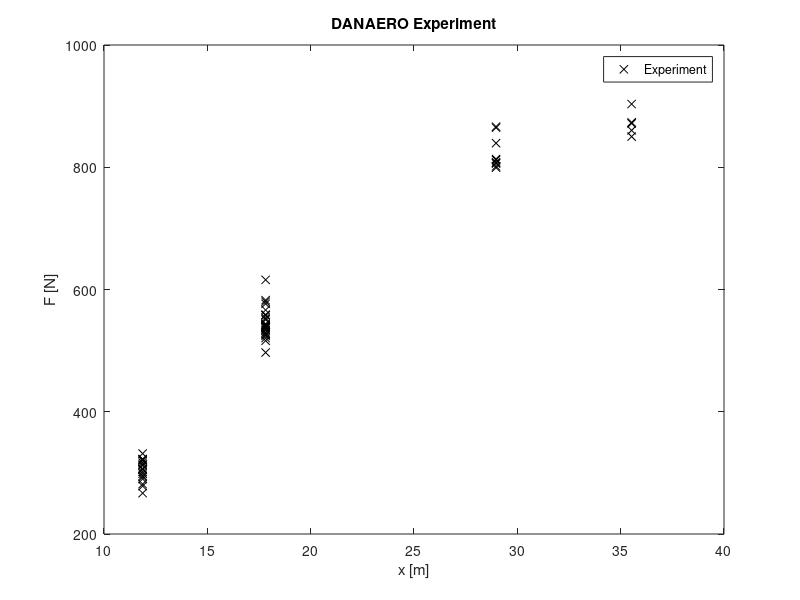

This chart was generated by the following MATLAB code: (Note: this script raises an error after producing the figure.)
clc
close all
clearvars
format compact
format long

%% DANAERO experimental data
F_max = 1000; % Maximum azimuthally averaged spanwise force (N)

N_out = 4; % number of radial locations at which we have data
N_points = [20; 30; 10; 5]; % number of measurement data points per radial location

% Normal force (experimental data) in Newtons
% generate some (random) data points
F_n1 = 0.3 + 0.02*randn(N_points(1),1);
F_n2 = 0.55 + 0.02*randn(N_points(2),1);
F_n3 = 0.82 + 0.02*randn(N_points(3),1);
F_n4 = 0.87 + 0.02*randn(N_points(4),1);

% vector with all measurement data
F_n = [F_n1;F_n2;F_n3;F_n4]*F_max;
N_data = length(F_n); % total number of data points

% generate the indices of the data points
ind_dum      = cumsum(N_points);
ind_data_vec = [[1;ind_dum(1:end-1)+1] ind_dum];

% independent variables: at each radial location
% coordinate
x_r    = [11.87;17.82; 28.97; 35.53]; % in meters
x      = repelem(x_r,N_points);
% Beta angle distribution
beta_r = [65; 70; 75; 77]*(pi/180); % in radians
beta   = repelem(beta_r,N_points); % assuming constant across distribution
% Chord distribution
c_r    = [0.9; 0.6; 0.4; 0.3];
c      = repelem(c_r,N_points); % assuming constant across distribution
% Relative velocity distribution
W_r    = [22; 35; 50; 56];
W      = repelem(W_r,N_points); % assuming constant across distribution

% matrix with all the independent variables:
P      = [beta_r c_r W_r x_r];

figure
plot(x, F_n, 'kx')
xlabel('x [m]')
ylabel('F [N]')
title('DANAERO Experiment')
legend('Experiment');

%% Frequentist approach
p = 2*N_out; % Number of parameters to calibrate
% A_single = zeros(N_out,p);
A = zeros(N_data,p); % size of design matrix, normally N_data>p
q_test = eye(p,p);

% loop over possible parameter values
for j=1:p
    % matrix changes depending on the output of the model
    out = dan_model(q_test(j,:),P);
    % loop over different model outputs
    for i=1:N_out
        row = out(i,1);
        % same matrix for each data point:
        A(ind_data_vec(i,1):ind_data_vec(i,2),j) = row;
    end
end
% Ordinary least square
q_freq = pinv(A)*F_n;
%
cl_freq = q_freq(1:2:end);
cd_freq = q_freq(2:2:end);
F_n_freq = dan_model(q_freq,P);
figure
plot(x, F_n, 'kx')
hold on
plot(x_r,F_n_freq, 'g--x')
xlabel('x [m]')
ylabel('F [N]')
title('Experiment vs. Frequentist')
legend('Experiment','Frequentist');
%% Bayesian

% start uqlab
uqlab

Pt1 = 0; % Point1
Pt2 = 0; % Point 2
Pt3 = 0; % Point 3
Pt4 = 1; % Point 4

if (Pt1==1)
    % Prior
    PriorOpts.Marginals(1).Name = 'beta';
    PriorOpts.Marginals(1).Type = 'Constant';
    PriorOpts.Marginals(1).Parameters = beta_r(1);
    %
    PriorOpts.Marginals(2).Name = 'c';
    PriorOpts.Marginals(2).Type = 'Constant';
    PriorOpts.Marginals(2).Parameters = c_r(1);
    %
    PriorOpts.Marginals(3).Name = 'W';
    PriorOpts.Marginals(3).Type = 'Constant';
    PriorOpts.Marginals(3).Parameters = W_r(1);
    %
    PriorOpts.Marginals(4).Name = 'cL';
    PriorOpts.Marginals(4).Type = 'Gaussian';
    PriorOpts.Marginals(4).Parameters = [1 0.1];
    %
    PriorOpts.Marginals(5).Name = 'cD';
    PriorOpts.Marginals(5).Type = 'Gaussian';
    PriorOpts.Marginals(5).Parameters = [0.45 0.1];
    %
    myPriorDist = uq_createInput(PriorOpts);
    % Display input properties
    uq_print(myPriorDist);
    uq_display(myPriorDist);
    
    % Forward model
    ModelOpts1.Name = 'Axial force';
    ModelOpts1.mFile = 'dan_model_bayes';
    forwardModels(1).Model = uq_createModel(ModelOpts1);
    forwardModels(1).PMap = [1 2 3 4 5];
    
    % Experimental data
    myData(1).y = F_n1*F_max;
    myData(1).Name = 'Axial force 1';
    myData(1).MOMap = 1;
    
    % Discrepancy
    DiscrepancyOpts(1).Type = 'Gaussian';
    DiscrepancyOpts(1).Parameters = 1e-2; % known discrepancy variance
    BayesOpts.Discrepancy = DiscrepancyOpts;
end


if (Pt2==1)
    % Prior
    PriorOpts.Marginals(1).Name = 'beta';
    PriorOpts.Marginals(1).Type = 'Constant';
    PriorOpts.Marginals(1).Parameters = beta_r(2);
    %
    PriorOpts.Marginals(2).Name = 'c';
    PriorOpts.Marginals(2).Type = 'Constant';
    PriorOpts.Marginals(2).Parameters = c_r(2);
    %
    PriorOpts.Marginals(3).Name = 'W';
    PriorOpts.Marginals(3).Type = 'Constant';
    PriorOpts.Marginals(3).Parameters = W_r(2);
    %
    PriorOpts.Marginals(4).Name = 'cL';
    PriorOpts.Marginals(4).Type = 'Gaussian';
    PriorOpts.Marginals(4).Parameters = [1.1 0.1];
    %
    PriorOpts.Marginals(5).Name = 'cD';
    PriorOpts.Marginals(5).Type = 'Gaussian';
    PriorOpts.Marginals(5).Parameters = [0.41 0.1];
    %
    myPriorDist = uq_createInput(PriorOpts);
    % Display input properties
    uq_print(myPriorDist);
    uq_display(myPriorDist);
    
    % Forward model
    ModelOpts1.Name = 'Axial force';
    ModelOpts1.mFile = 'dan_model_bayes';
    forwardModels(1).Model = uq_createModel(ModelOpts1);
    forwardModels(1).PMap = [1 2 3 4 5];
    
    % Experimental data
    myData(1).y = F_n2*F_max;
    myData(1).Name = 'Axial force 2';
    myData(1).MOMap = 1;
    
    % Discrepancy
    DiscrepancyOpts(1).Type = 'Gaussian';
    DiscrepancyOpts(1).Parameters = 1e-2; % known discrepancy variance
    BayesOpts.Discrepancy = DiscrepancyOpts;
end

if (Pt3==1)
    % Prior
    PriorOpts.Marginals(1).Name = 'beta';
    PriorOpts.Marginals(1).Type = 'Constant';
    PriorOpts.Marginals(1).Parameters = beta_r(3);
    %
    PriorOpts.Marginals(2).Name = 'c';
    PriorOpts.Marginals(2).Type = 'Constant';
    PriorOpts.Marginals(2).Parameters = c_r(3);
    %
    PriorOpts.Marginals(3).Name = 'W';
    PriorOpts.Marginals(3).Type = 'Constant';
    PriorOpts.Marginals(3).Parameters = W_r(3);
    %
    PriorOpts.Marginals(4).Name = 'cL';
    PriorOpts.Marginals(4).Type = 'Gaussian';
    PriorOpts.Marginals(4).Parameters = [1.3 0.1];
    %
    PriorOpts.Marginals(5).Name = 'cD';
    PriorOpts.Marginals(5).Type = 'Gaussian';
    PriorOpts.Marginals(5).Parameters = [0.35 0.1];
    %
    myPriorDist = uq_createInput(PriorOpts);
    % Display input properties
    uq_print(myPriorDist);
    uq_display(myPriorDist);
    
    % Forward model
    ModelOpts1.Name = 'Axial force';
    ModelOpts1.mFile = 'dan_model_bayes';
    forwardModels(1).Model = uq_createModel(ModelOpts1);
    forwardModels(1).PMap = [1 2 3 4 5];
    
    % Experimental data
    myData(1).y = F_n3*F_max;
    myData(1).Name = 'Axial force 3';
    myData(1).MOMap = 1;
    
    % Discrepancy
    DiscrepancyOpts(1).Type = 'Gaussian';
    DiscrepancyOpts(1).Parameters = 1e-2; % known discrepancy variance
    BayesOpts.Discrepancy = DiscrepancyOpts;
end

if (Pt4==1)
    % Prior
    PriorOpts.Marginals(1).Name = 'beta';
    PriorOpts.Marginals(1).Type = 'Constant';
    PriorOpts.Marginals(1).Parameters = beta_r(4);
    %
    PriorOpts.Marginals(2).Name = 'c';
    PriorOpts.Marginals(2).Type = 'Constant';
    PriorOpts.Marginals(2).Parameters = c_r(4);
    %
    PriorOpts.Marginals(3).Name = 'W';
    PriorOpts.Marginals(3).Type = 'Constant';
    PriorOpts.Marginals(3).Parameters = W_r(4);
    %
    PriorOpts.Marginals(4).Name = 'cL';
    PriorOpts.Marginals(4).Type = 'Gaussian';
    PriorOpts.Marginals(4).Parameters = [1.45 0.1];
    %
    PriorOpts.Marginals(5).Name = 'cD';
    PriorOpts.Marginals(5).Type = 'Gaussian';
    PriorOpts.Marginals(5).Parameters = [0.33 0.1];
    %
    myPriorDist = uq_createInput(PriorOpts);
    % Display input properties
    uq_print(myPriorDist);
    uq_display(myPriorDist);

%     % Surrogate model
%     MetaOpts.Type = 'Metamodel';
%     MetaOpts.MetaType = 'PCE';
%     MetaOpts.ExpDesign.NSamples = 50;
%     mySurrogateModel = uq_createModel(MetaOpts);
    
    % Forward model
    ModelOpts1.Name = 'Axial force';
    ModelOpts1.mFile = 'dan_model_bayes';
    forwardModels(1).Model = uq_createModel(ModelOpts1);
    forwardModels(1).PMap = [1 2 3 4 5];

    % Experimental data
    myData(1).y = F_n4*F_max;
    myData(1).Name = 'Axial force 4';
    myData(1).MOMap = 1;
    
    % Discrepancy
    DiscrepancyOpts(1).Type = 'Gaussian';
    DiscrepancyOpts(1).Parameters = 1e-2; % known discrepancy variance
    BayesOpts.Discrepancy = DiscrepancyOpts;
end

%% Perform Bayesian analysis
BayesOpts.Data = myData;
BayesOpts.Type = 'Inversion';

% MCMC parameters
BayesOpts.Solver.Type = 'MCMC';
% MCMC algorithms available in UQLab
MH = 0; % Metropolis-Hastings
AM = 1; % Adaptive Metropolis
AIES = 0; % Affine invariant ensemble
HMC = 0; % Hamilton Monte Carlo

if (MH==1)
    BayesOpts.Solver.MCMC.Sampler = 'MH';
    BayesOpts.Solver.MCMC.Steps = 1e3;
    BayesOpts.Solver.MCMC.NChains = 1e2;
    BayesOpts.Solver.MCMC.T0 = 1e1;
end

if (AM==1)
    BayesOpts.Solver.MCMC.Sampler = 'AM';
    BayesOpts.Solver.MCMC.Steps = 1e3;
    BayesOpts.Solver.MCMC.NChains = 1e2;
    BayesOpts.Solver.MCMC.T0 = 1e1;
    BayesOpts.Solver.MCMC.Epsilon = 1e-4;
end

if (AIES==1)
    BayesOpts.Solver.MCMC.Sampler = 'AIES';
    BayesOpts.Solver.MCMC.Steps = 1e3;
    BayesOpts.Solver.MCMC.NChains = 1e2;
    BayesOpts.Solver.MCMC.a = 2;
end

if (HMC==1)
    BayesOpts.Solver.MCMC.Sampler = 'HMC';
    BayesOpts.Solver.MCMC.LeapfrogSteps = 1e3;
    BayesOpts.Solver.MCMC.LeapfrogSize = 0.01;
    BayesOpts.Solver.MCMC.Mass = 100;
end

%% Postprocessing

myBayesianAnalysis = uq_createAnalysis(BayesOpts);
uq_print(myBayesianAnalysis)
uq_display(myBayesianAnalysis)
uq_display(myBayesianAnalysis, 'meanConvergence', 'all')
uq_display(myBayesianAnalysis, 'trace', 'all')
uq_display(myBayesianAnalysis, 'acceptance', 'true')
uq_postProcessInversion(myBayesianAnalysis,'pointEstimate', 'MAP')
uq_postProcessInversion(myBayesianAnalysis,'gelmanRubin', 'true')
R_hat = myBayesianAnalysis.Results.PostProc.MPSRF;

if R_hat <= 1.5
    disp('The MCMC simulation has converged')
else
    disp('The MCMC simulation has not converged. Increase the number of samples or fine tune the algorithm.')
end

%% get the Maximum a Posteriori value (MAP)



q_Bayes = myBayesianAnalysis.Results.PostProc.PointEstimate.X;



if (Pt1==1)
    cL_freq = cl_freq(1)
    cD_freq = cd_freq(1)
    cL_bayes = q_Bayes(1)
    cD_bayes = q_Bayes(2)
    F_n_Bayes = 0.5*1.225.*c_r(1)*(W_r(1)^2)*(q_Bayes(1)*sin(beta_r(1))...
        + q_Bayes(2)*cos(beta_r(1)));
    figure
    plot(x, F_n, 'kx')
    hold on
    plot(x_r,F_n_freq, 'g--x')
    hold on
    plot(x_r(1),F_n_Bayes, 'ro', 'MarkerSize',10)
    xlabel('x [m]')
    ylabel('F [N]')
    title('Experiment vs. Frequentist vs. Bayesian')
    legend('Experiment','Frequentist','Bayesian');
end

if (Pt2==1)
    cL_freq = cl_freq(2)
    cD_freq = cd_freq(2)
    cL_bayes = q_Bayes(1)
    cD_bayes = q_Bayes(2)
    F_n_Bayes = 0.5*1.225.*c_r(2)*(W_r(2)^2)*(q_Bayes(1)*sin(beta_r(2))...
        + q_Bayes(2)*cos(beta_r(2)));
    figure
    plot(x, F_n, 'kx')
    hold on
    plot(x_r,F_n_freq, 'g--x')
    hold on
    plot(x_r(2),F_n_Bayes, 'ro', 'MarkerSize',10)
    xlabel('x [m]')
    ylabel('F [N]')
    title('Experiment vs. Frequentist vs. Bayesian')
    legend('Experiment','Frequentist','Bayesian');
end

if (Pt3==1)
    cL_freq = cl_freq(3)
    cD_freq = cd_freq(3)
    cL_bayes = q_Bayes(1)
    cD_bayes = q_Bayes(2)
    F_n_Bayes = 0.5*1.225.*c_r(3)*(W_r(3)^2)*(q_Bayes(1)*sin(beta_r(3))...
        + q_Bayes(2)*cos(beta_r(3)));
    figure
    plot(x, F_n, 'kx')
    hold on
    plot(x_r,F_n_freq, 'g--x')
    hold on
    plot(x_r(3),F_n_Bayes, 'ro', 'MarkerSize',10)
    xlabel('x [m]')
    ylabel('F [N]')
    title('Experiment vs. Frequentist vs. Bayesian')
    legend('Experiment','Frequentist','Bayesian');
end

if (Pt4==1)
    cL_freq = cl_freq(4)
    cD_freq = cd_freq(4)
    cL_bayes = q_Bayes(1)
    cD_bayes = q_Bayes(2)
    F_n_Bayes = 0.5*1.225.*c_r(4)*(W_r(4)^2)*(q_Bayes(1)*sin(beta_r(4))...
        + q_Bayes(2)*cos(beta_r(4)));
    figure
    plot(x, F_n, 'kx')
    hold on
    plot(x_r,F_n_freq, 'g--x')
    hold on
    plot(x_r(4),F_n_Bayes, 'ro', 'MarkerSize',10)
    xlabel('x [m]')
    ylabel('F [N]')
    title('Experiment vs. Frequentist vs. Bayesian')
    legend('Experiment','Frequentist','Bayesian');
end



